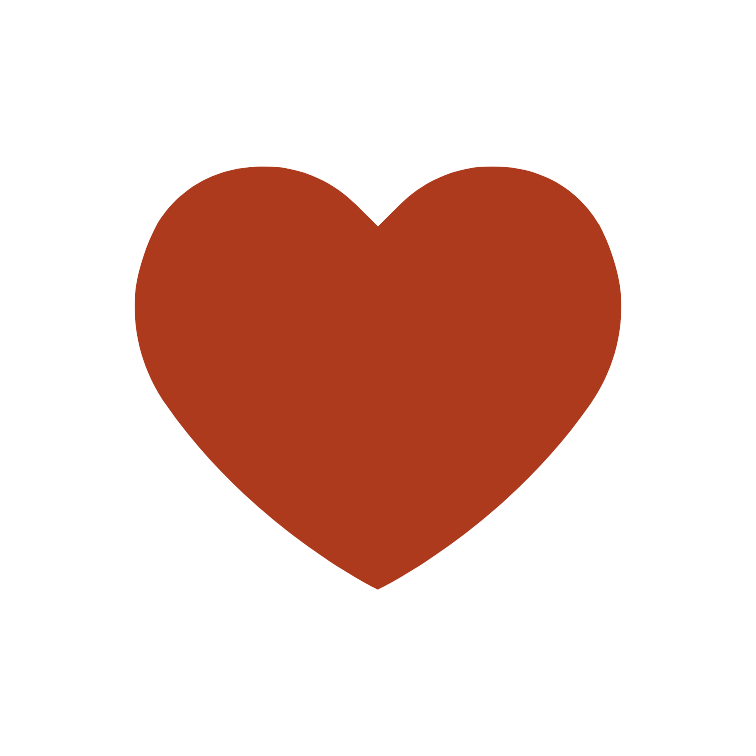
#> input picture src/webapp_v2/heart.png, 756 x 756 px
$ python -i pixel_extractor.py   (imports and definitions only)
#> lines starting #> are read from the running program, lines starting #| are printed output that depends on the picture; after the words box and inside, x2 and y2 are one past the last pixel; in counts of white or black regions, pixels touching at a corner belong together
#> further down, picture is the input picture: PIL image 756x756 RGBA; mean R, G, B, A 234.1, 204.1, 196.9, 255
from PIL import Image, ImageOps


# ─────────────────────────────────────────────
# 상수
# ─────────────────────────────────────────────
ROWS, COLS = 8, 9
NORMALIZE_W, NORMALIZE_H = 180, 160

OUTPUT_AREA_W = 200.0
OUTPUT_AREA_H = 200.0
OUTPUT_GAP = 2.0
OUTPUT_BASE_X = 300.0
OUTPUT_BASE_Z = 40.0


# ─────────────────────────────────────────────
# 1. 이미지 전처리 담당
# ─────────────────────────────────────────────
class ImagePreprocessor:
    """
    원본 이미지 → 정규화된 그리드 마스크(Image)
    """

    def __init__(self, rows: int = ROWS, cols: int = COLS):
        self.rows = rows
        self.cols = cols

    def to_grayscale(self, image: Image.Image) -> Image.Image:
        return image.convert("L")
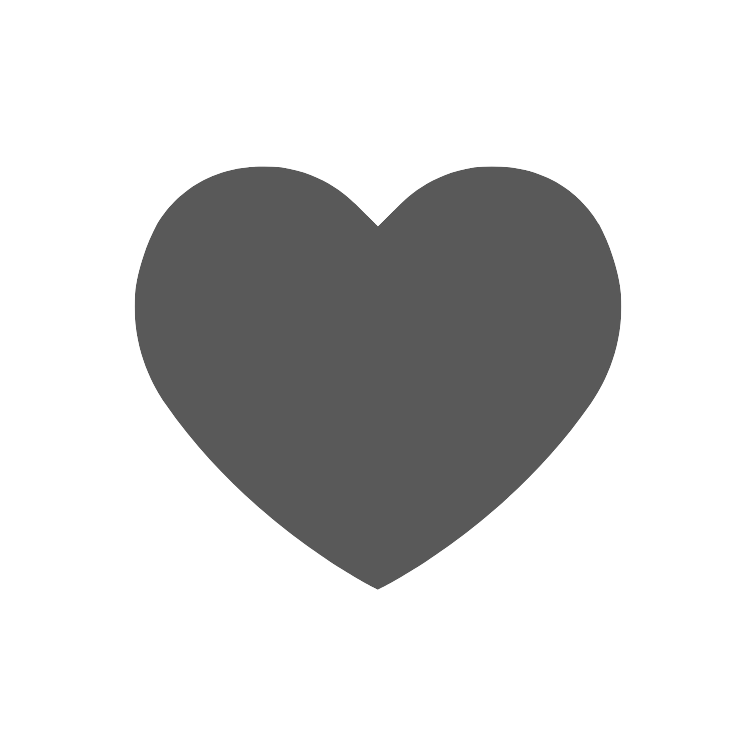
#> returned value: PIL image 756x756 L; min 89, max 255, mean 212.1

    def to_binary_mask(self, gray_img: Image.Image, threshold: int) -> Image.Image:
#> called with threshold = 160
        return gray_img.point(lambda p: 0 if p < threshold else 255)
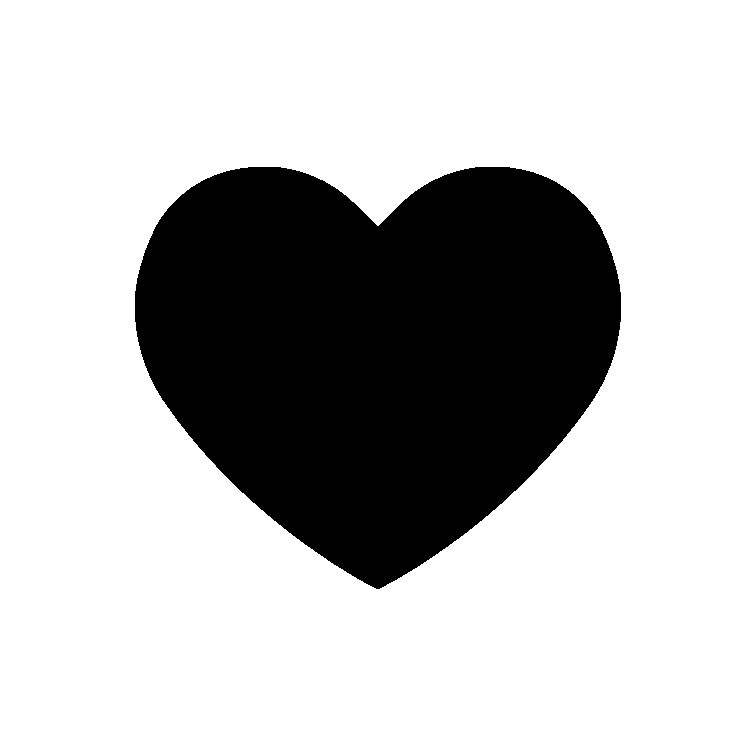
#> returned value: PIL image 756x756 L; 74.2% white; 1 black region, box (x1, y1, x2, y2) and area: (135, 167, 621, 589) 147612

    def crop_to_content(self, binary_img: Image.Image) -> Image.Image:
        bbox = ImageOps.invert(binary_img).getbbox()
#> bbox = (135, 167, 621, 589)
        return binary_img.crop(bbox) if bbox else binary_img
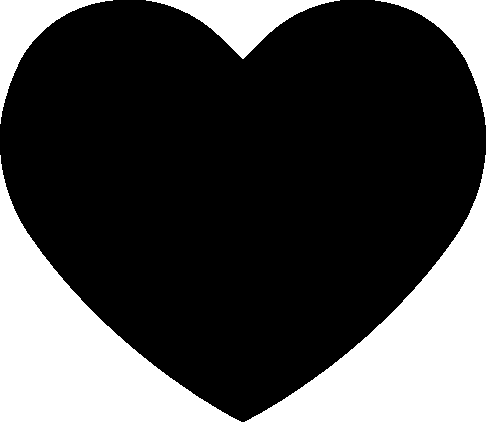
#> returned value: PIL image 486x422 L; 28% white; 5 white regions, box (x1, y1, x2, y2) and area: (245, 155, 486, 422) 23075, (0, 155, 241, 422) 23046, (146, 0, 340, 59) 4233, (375, 0, 486, 125) 3564, (0, 0, 113, 124) 3562

    def normalize_to_canvas(self, cropped_img: Image.Image, margin: int) -> Image.Image:
#> called with margin = 12
        w, h = cropped_img.size
#> w = 486; h = 422
        if w <= 0 or h <= 0:
            return Image.new("L", (NORMALIZE_W, NORMALIZE_H), 255)

        usable_w = max(1, NORMALIZE_W - 2 * margin)
        usable_h = max(1, NORMALIZE_H - 2 * margin)
        scale = min(usable_w / w, usable_h / h)
#> scale = 0.321

        new_w = max(1, int(round(w * scale)))
#> new_w = 156
        new_h = max(1, int(round(h * scale)))
#> new_h = 135

        resized = cropped_img.resize((new_w, new_h), Image.NEAREST)
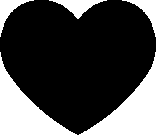
#> resized: PIL image 156x135 L; 28.1% white; 5 white regions, box (x1, y1, x2, y2) and area: (79, 52, 156, 135) 2372, (0, 52, 77, 135) 2370, (49, 0, 107, 19) 436, (122, 0, 156, 37) 366, (0, 0, 34, 37) 365
        canvas = Image.new("L", (NORMALIZE_W, NORMALIZE_H), 255)
#> canvas: PIL image 180x160 L; every value is 255
        canvas.paste(resized, ((NORMALIZE_W - new_w) // 2, (NORMALIZE_H - new_h) // 2))
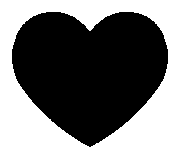
#> canvas: PIL image 180x160 L; 47.4% white; 1 white region, box (x1, y1, x2, y2) and area: (0, 0, 180, 160) 13649
        return canvas

    def apply_horizontal_symmetry(self, mask: Image.Image) -> Image.Image:
        result = mask.copy()
        for row in range(self.rows):
            for col in range(self.cols // 2):
                mirror = self.cols - 1 - col
                if result.getpixel((col, row)) == 0 or result.getpixel((mirror, row)) == 0:
                    result.putpixel((col, row), 0)
                    result.putpixel((mirror, row), 0)
        return result

    def to_grid_mask(self, normalized_img: Image.Image, symmetry: bool) -> Image.Image:
        small = normalized_img.resize((self.cols, self.rows), Image.NEAREST)
        if symmetry:
            small = self.apply_horizontal_symmetry(small)
        return small

    def run(
        self,
        image: Image.Image,
        threshold: int = 160,
        margin: int = 12,
        symmetry: bool = True,
        include_stages: bool = False,
    ) -> dict:
        """
        반환값:
            mask        : 그리드 마스크 Image (COLS×ROWS, 0=채워짐 255=빔)
            stages      : 단계별 이미지 dict (include_stages=True 일 때만)
        """
        gray       = self.to_grayscale(image)
        binary     = self.to_binary_mask(gray, threshold)
        cropped    = self.crop_to_content(binary)
        normalized = self.normalize_to_canvas(cropped, margin)
        mask       = self.to_grid_mask(normalized, symmetry)

        result: dict = {"mask": mask}

        if include_stages:
            result["stages"] = {
                "gray": gray,
                "binary": binary,
                "cropped": cropped,
                "normalized": normalized,
                "mask": mask,
            }

        return result


# ─────────────────────────────────────────────
# 2. 좌표 추출 담당
# ─────────────────────────────────────────────
class CoordExtractor:
    """
    그리드 마스크(Image) → 좌표 dict / grid 배열 / 텍스트 미리보기
    """

    def __init__(self, rows: int = ROWS, cols: int = COLS):
        self.rows = rows
        self.cols = cols

    # [42 lines left out: functions to_bool_array, to_text_preview, to_coords, run, not called in this run]

>>> from PIL import Image
>>> picture = Image.open('heart.png')
>>> result = ImagePreprocessor().run(picture)
#> result = 1 item
